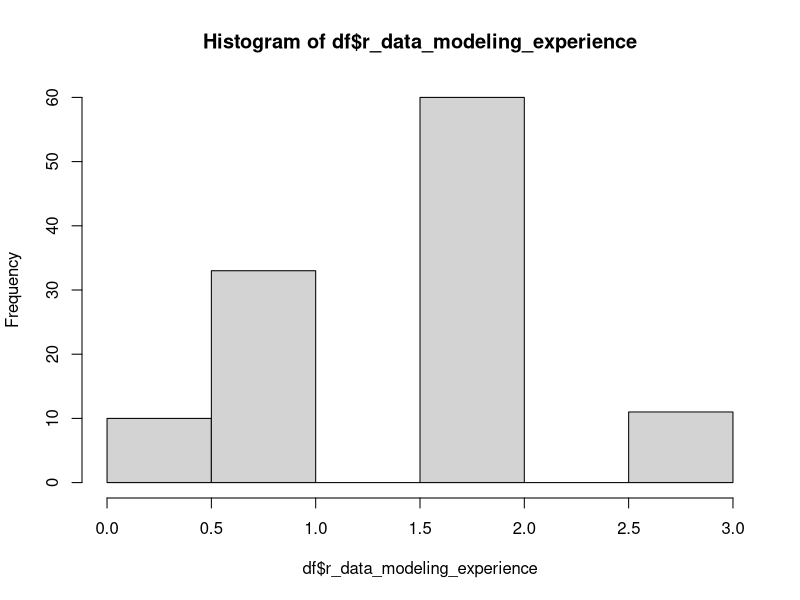
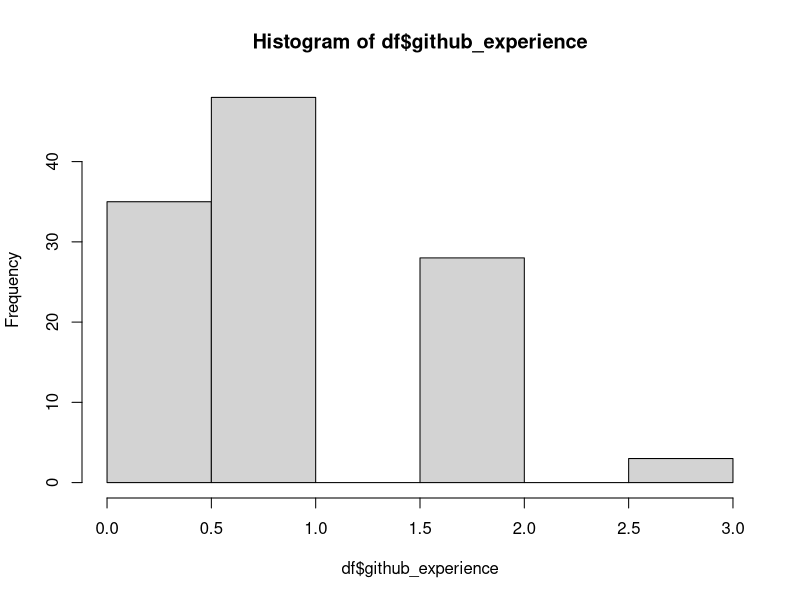

These figures' R source, in order:
## ---- chunk 1
library('ggplot2')
library('magrittr')
## ---- chunk 2
#Set your working directory
setwd('/Users/ianjohnson/Desktop/Columbia/EDAV/Project1')

#Load CSV file into Data Frame
df = read.csv("edit_data_2.csv")
## ---- chunk 3
setwd('/Users/ianjohnson/Desktop/Columbia/EDAV/Project1') # Should remove?
df = read.csv("edit_data_2.csv")
## ---- chunk 4
summary(df)
## ---- chunk 5
hist(df$r_data_modeling_experience, binwidth=1)
hist(df$github_experience, binwidth=1)
